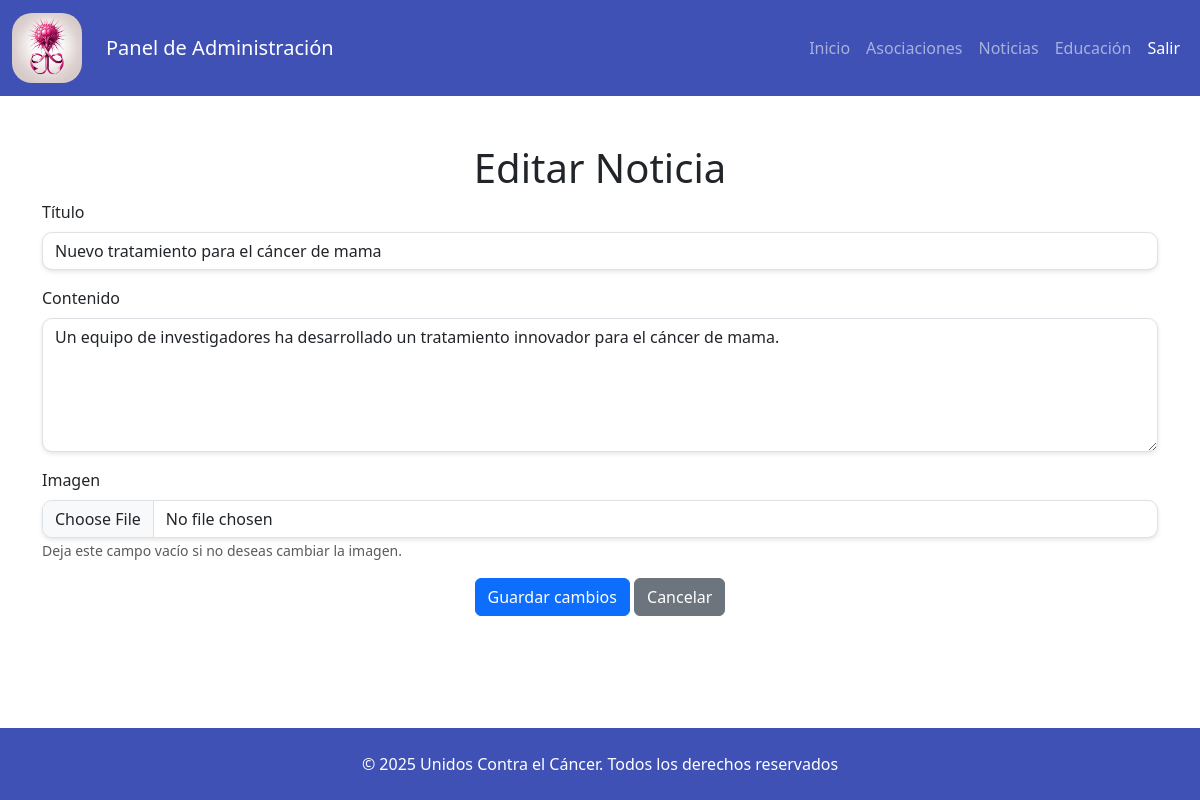
Screenshot of /login/pages/editar_noticia.php?id=5 (signed in) with the database file from the repository.
### tables this page shows
CREATE TABLE IF NOT EXISTS news (
    id INT PRIMARY KEY AUTO_INCREMENT,
    titulo VARCHAR(255) NOT NULL,
    contenido TEXT NOT NULL,
    imagen_url VARCHAR(255),
    fecha_publicacion VARCHAR(255),
    ruta_pagina VARCHAR(255),
    autor_id INT,
    CONSTRAINT fk_autor FOREIGN KEY (autor_id) REFERENCES users(id) ON DELETE SET NULL
);

### bd/functionBd.php (called while the page is built, shortened)
<?php
function getNewById($id)
{
    $query = "SELECT * FROM news WHERE id = $id";
    $result = mysqli_query($GLOBALS['con'], $query) or die("Error en la consulta.");
    return $result;
}

### login/pages/editar_noticia.php (the view, shortened to what this page needs)
<?php
require_once(__DIR__ . '/../../bd/functionBd.php');
if (isset($_GET['id']) && !empty($_GET['id'])) {
    $id = $_GET['id'];
}
$id = intval($id);
$result = getNewById($id);
if ($row = $result->fetch_assoc()) {
?>
    <!DOCTYPE html>
    <html lang="es">
    <head>
        <link href="https://cdn.jsdelivr.net/npm/bootstrap@5.3.0/dist/css/bootstrap.min.css" rel="stylesheet">
        <link rel="stylesheet" href="../../css/style.css">
    </head>
    <body class="d-flex flex-column min-vh-100">
        <nav id="nav-principal" class="navbar navbar-expand-lg navbar-dark">
            <div class="container-fluid">
                <a class="navbar-brand d-flex align-items-center" href="../../index.php">
                    <img src="../../img/logo-web.jpg" alt="Logo" height="70" class="me-4" style="border-radius: 20px;">
                    Panel de Administración
                </a>
                <div class="collapse navbar-collapse justify-content-end" id="navbarNav">
                    <ul class="navbar-nav" id="list-ul-nav">
                        <li class="nav-item"><a class="nav-link" href="../../index.php">Inicio</a></li>
                        <li class="nav-item"><a class="nav-link" href="../../pages/asociaciones.php">Asociaciones</a></li>
                        <li class="nav-item"><a class="nav-link" href="../../pages/noticias.php">Noticias</a></li>
                        <li class="nav-item"><a class="nav-link" href="../../pages/educacion.php">Educación</a></li>
                        <li class="nav-item"><a class="nav-link btn btn-danger text-white" href="../logout.php">Salir</a></li>
                    </ul>
                </div>
            </div>
        </nav>
        <main class="flex-grow-1 mb-3">
            <div class="container mt-5">
                <h1 class="text-center">Editar Noticia</h1>
                <form action="../process/processNewEdit.php" method="post" enctype="multipart/form-data">
                    <div class="mb-3">
                        <label for="titulo" class="form-label">Título</label>
                        <input type="text" name="titulo" class="form-control" value="<?php echo htmlspecialchars($row['titulo']); ?>" required>
                    </div>
                    <div class="mb-3">
                        <label for="contenido" class="form-label">Contenido</label>
                        <textarea name="contenido" class="form-control" rows="5" required><?php echo htmlspecialchars($row['contenido']); ?></textarea>
                    </div>
                    <div class="mb-3">
                        <label for="imagen" class="form-label">Imagen</label>
                        <input type="file" name="imagen" class="form-control">
                        <small class="text-muted">Deja este campo vacío si no deseas cambiar la imagen.</small>
                    </div>
                    <div class="text-center">
                        <button type="submit" class="btn btn-primary">Guardar cambios</button>
                        <a href="../../index.php" class="btn btn-secondary">Cancelar</a>
                    </div>
                </form>
            </div>
        </main>
        <footer id="footer-principal" class="text-white text-center py-4">
            <p class="mb-0">&copy; 2025 Unidos Contra el Cáncer. Todos los derechos reservados</p>
        </footer>
    </body>
    </html>
<?php
}
?>

### css/style.css (style rules this page uses)
html, body { height: 100%; margin: 0; display: flex; flex-direction: column; }
#nav-principal { background-color: #3F51B5; }
#footer-principal { background-color: #3F51B5; color: white; }
.navbar-brand img { height: 70px; border-radius: 20px; transition: all 0.3s ease; }
.form-control { border-radius: 10px; box-shadow: 0 2px 4px rgba(0, 0, 0, 0.1); }

### rows the page displays
news: titulo "Nuevo tratamiento para el cáncer de mama", contenido "Un equipo de investigadores ha desarrollado un tratamiento innovador para el cáncer de mama."
